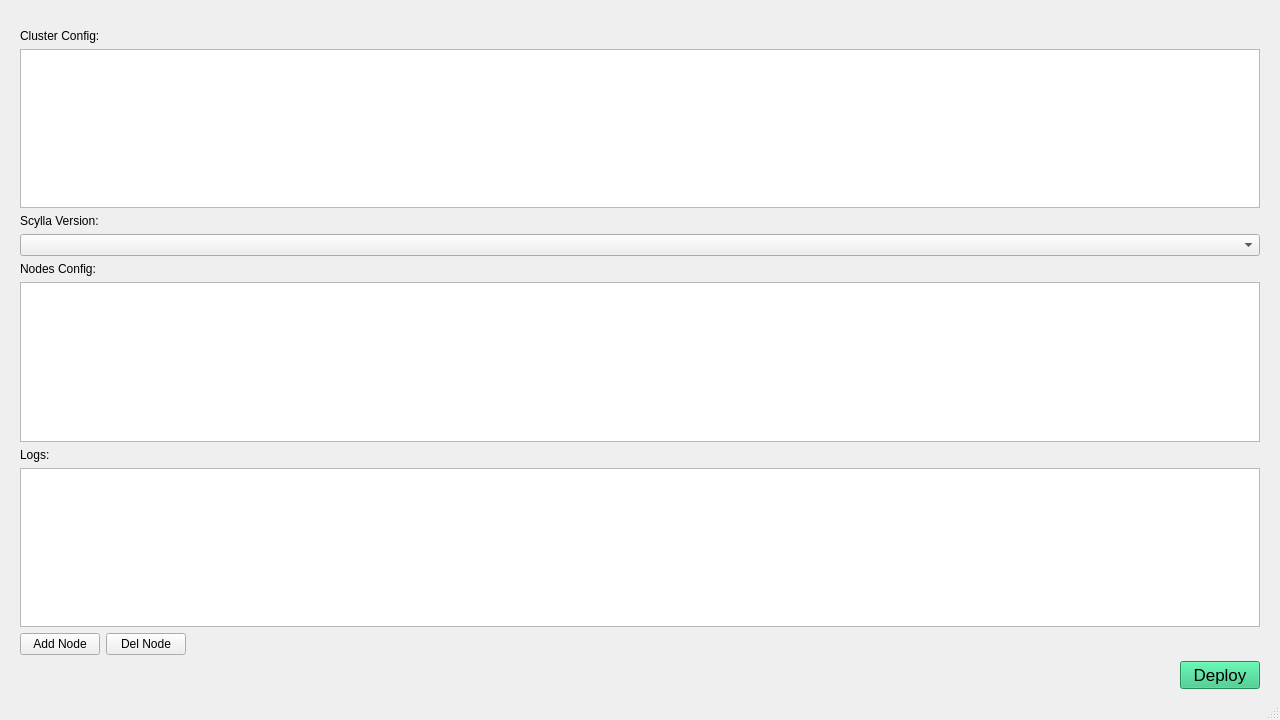
<?xml version="1.0" encoding="UTF-8"?>
<ui version="4.0">
 <class>MainWindow</class>
 <widget class="QMainWindow" name="MainWindow">
  <property name="geometry">
   <rect>
    <x>0</x>
    <y>0</y>
    <width>1280</width>
    <height>720</height>
   </rect>
  </property>
  <property name="windowTitle">
   <string>MainWindow</string>
  </property>
  <widget class="QWidget" name="centralwidget">
   <layout class="QVBoxLayout" name="verticalLayout_2">
    <property name="leftMargin">
     <number>20</number>
    </property>
    <property name="rightMargin">
     <number>20</number>
    </property>
    <item>
     <widget class="QLabel" name="logo">
      <property name="text">
       <string/>
      </property>
      <property name="alignment">
       <set>Qt::AlignCenter</set>
      </property>
     </widget>
    </item>
    <item>
     <layout class="QVBoxLayout" name="verticalLayout">
      <item>
       <widget class="QLabel" name="label">
        <property name="text">
         <string>Cluster Config:</string>
        </property>
       </widget>
      </item>
      <item>
       <widget class="QTableWidget" name="cluster_table">
        <property name="sizePolicy">
         <sizepolicy hsizetype="Expanding" vsizetype="Preferred">
          <horstretch>0</horstretch>
          <verstretch>0</verstretch>
         </sizepolicy>
        </property>
       </widget>
      </item>
      <item>
       <widget class="QLabel" name="label_4">
        <property name="text">
         <string>Scylla Version:</string>
        </property>
       </widget>
      </item>
      <item>
       <widget class="QComboBox" name="scylla_list">
        <property name="sizePolicy">
         <sizepolicy hsizetype="Expanding" vsizetype="Preferred">
          <horstretch>0</horstretch>
          <verstretch>0</verstretch>
         </sizepolicy>
        </property>
       </widget>
      </item>
      <item>
       <widget class="QLabel" name="label_2">
        <property name="text">
         <string>Nodes Config:</string>
        </property>
       </widget>
      </item>
      <item>
       <widget class="QTableWidget" name="node_table">
        <property name="sizePolicy">
         <sizepolicy hsizetype="Expanding" vsizetype="Preferred">
          <horstretch>0</horstretch>
          <verstretch>0</verstretch>
         </sizepolicy>
        </property>
       </widget>
      </item>
      <item>
       <widget class="QLabel" name="label_3">
        <property name="text">
         <string>Logs:</string>
        </property>
       </widget>
      </item>
      <item>
       <widget class="QTextEdit" name="log_table">
        <property name="readOnly">
         <bool>true</bool>
        </property>
       </widget>
      </item>
      <item>
       <layout class="QGridLayout" name="gridLayout">
        <item row="0" column="0">
         <widget class="QPushButton" name="addnode_button">
          <property name="maximumSize">
           <size>
            <width>100</width>
            <height>35</height>
           </size>
          </property>
          <property name="text">
           <string>Add Node</string>
          </property>
         </widget>
        </item>
        <item row="0" column="1">
         <widget class="QPushButton" name="delnode_button">
          <property name="maximumSize">
           <size>
            <width>100</width>
            <height>35</height>
           </size>
          </property>
          <property name="text">
           <string>Del Node</string>
          </property>
          <property name="flat">
           <bool>false</bool>
          </property>
         </widget>
        </item>
        <item row="5" column="4">
         <widget class="QPushButton" name="depoly_button">
          <property name="sizePolicy">
           <sizepolicy hsizetype="Minimum" vsizetype="Fixed">
            <horstretch>0</horstretch>
            <verstretch>0</verstretch>
           </sizepolicy>
          </property>
          <property name="maximumSize">
           <size>
            <width>120</width>
            <height>50</height>
           </size>
          </property>
          <property name="font">
           <font>
            <pointsize>13</pointsize>
           </font>
          </property>
          <property name="autoFillBackground">
           <bool>false</bool>
          </property>
          <property name="styleSheet">
           <string notr="true">background-color: rgb(46, 194, 126);</string>
          </property>
          <property name="text">
           <string>Deploy</string>
          </property>
         </widget>
        </item>
        <item row="0" column="3">
         <spacer name="horizontalSpacer">
          <property name="orientation">
           <enum>Qt::Horizontal</enum>
          </property>
          <property name="sizeHint" stdset="0">
           <size>
            <width>40</width>
            <height>20</height>
           </size>
          </property>
         </spacer>
        </item>
       </layout>
      </item>
     </layout>
    </item>
   </layout>
  </widget>
  <widget class="QMenuBar" name="menubar">
   <property name="geometry">
    <rect>
     <x>0</x>
     <y>0</y>
     <width>1280</width>
     <height>29</height>
    </rect>
   </property>
  </widget>
  <widget class="QStatusBar" name="statusbar"/>
 </widget>
 <resources/>
 <connections/>
</ui>
